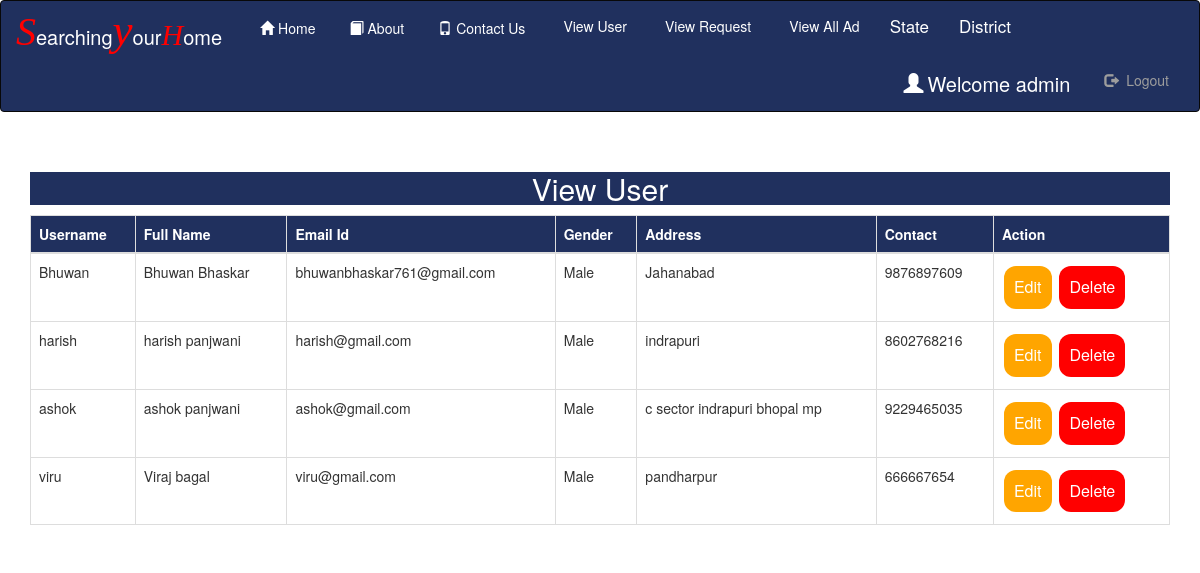
/view_user (signed in), run on the app's committed database.
### Room/models.py (models this page shows, shortened)
class Register(models.Model):
    user=models.ForeignKey(User,on_delete=models.CASCADE,null=True)
    gen=models.CharField(max_length=30,null=True)
    add=models.CharField(max_length=100,null=True)
    mobile=models.CharField(max_length=10,null=True)
    image=models.FileField(null=True)
    birth=models.DateField(null=True)

### Room/views.py (the view)
# urls.py: path('view_user', View_User,name='view_user'),
def View_User(request):
    if not request.user.is_staff:
        return redirect('home')
    data=Register.objects.all()
    d={'data':data}
    return render(request,'view_user.html',d)

### Room/templates/view_user.html
{% extends 'navigation.html' %}
{% block body %}
<br>
<br>
<center><div class="container"><h2 style="color:white;background-color:#20305E;width:100%">View User</h2></div></center>
 <div class="container">
<table class="table table-bordered" width="100%" id="myTable">
  <thead>
  <tr>
    <th>Username</th>
    <th>Full Name</th>
      <th>Email Id</th>
      <th>Gender</th>
      <th>Address</th>
      <th>Contact</th>
    <th>Action</th>
  </tr>
  </thead>
   <tbody>
    {% for i in data %}
  <tr>
    <td>{{i.user.username}}</td>
    <td>{{i.user.first_name}} {{i.user.last_name}}</td>
    <td>{{i.user.email}}</td>
    <td>{{i.gen}}</td>
    <td>{{i.add}}</td>
      <td>{{i.mobile}}</td>
    {% if i.user.is_staff %}
    <td><button2 class="button2 button1" style="bockground-color:red">Staff_User</button2></td>
    {% else %}
      <td><a href="{% url 'edit_user' i.id %}"><button class="button button1">Edit</button></a>
      <a href="{% url 'delete_user' i.id %}"><button class="button button2">Delete</button></a></td>
    {% endif %}
  </tr>
    {% endfor %}
    </tbody>
</table>
 </div>
{% endblock %}

### Room/templates/navigation.html (shortened to what this page needs)
<!DOCTYPE html>
<html lang="en">
{% load static %}
<head>
  <link rel="stylesheet" href="https://maxcdn.bootstrapcdn.com/bootstrap/3.3.6/css/bootstrap.min.css">
    <link rel = stylesheet href = "https://cdn.datatables.net/1.10.20/css/jquery.dataTables.min.css">
</head>
<body>
<nav class="navbar navbar-inverse" style="padding:0px;margin:0px;background-color:#20305E;color:white;>
  <div class="container-fluid" style="padding:0px;margin:0px">
    <div class="navbar-header" style="margin-bottom:4px;margin-right:4px;">
      <a class="navbar-brand" href="#"><span style="font-size:40px;color:Red"><i style="font-family:cursive">S</i></span><span style="font-size:20px;color:white">earching</span><span style="font-size:45px;color:Red"><i style="font-family:cursive">y</i></span><span style="font-size:20px;color:white">our</span><span style="font-size:30px;color:Red"><i style="font-family:cursive">H</i></span><span style="font-size:20px;color:white">ome</span></a>
    </div>
    <ul class="nav navbar-nav">
      <li><a href="{% url 'home' %}" style = "color : white" ><span class="glyphicon glyphicon-home" style="padding:4px"></span>Home</a></li>
        <li><a href="{% url 'about' %}" style = "color : white"><span class="glyphicon glyphicon-book" style="padding:4px"></span>About</a></li>
        <li><a href="{% url 'contact' %}" style = "color : white"><span class="glyphicon glyphicon-phone" style="padding:4px"></span>Contact Us</a></li>
      {% if not request.user.is_staff %}
      <li><a href="{% url 'search' %}" style = "color : white"><span class="glyphicon glyphicon-search" style="padding:4px"></span>Search Home</a></li>
      {% if request.user.username %}
        <li><a href="{% url 'rent1' %}" style = "color : white"><span class="glyphicon glyphicon-plus" style="padding:4px"></span>Add HomeOnRent</a></li>
      <li><a href="{% url 'img' %}" style = "color : white"><span class="glyphicon glyphicon-View" style="padding:4px"></span>View My Ad</a></li>
    {% endif %}
        {% else %}
      <li><a href="{% url 'view_user' %}" style = "color : white"><span class="glyphicon glyphicon-View" style="padding:4px"></span>View User</a></li>
      <li><a href="{% url 'request' %}" style = "color : white"><span class="glyphicon glyphicon-View" style="padding:4px"></span>View Request</a></li>
      <li><a href="{% url 'alladd' %}" style = "color : white"><span class="glyphicon glyphicon-View" style="padding:4px"></span>View All Ad</a></li>
        <li class="nav-item dropdown">
      <a class="nav-link dropdown-toggle" href="#" id="navbardrop" data-toggle="dropdown" style="font-size:17px;color : white">
        State
      </a>
    </li>
       <li class="nav-item dropdown">
      <a class="nav-link dropdown-toggle" href="#" id="navbardrop" data-toggle="dropdown" style="font-size:17px;color : white ">
        District
      </a>
    </li>
        {% endif %}
    </ul>
    {% if request.user.username %}
    <ul class="nav navbar-nav navbar-right">
      <li><a href="{% url 'user_detail' %}" style="color:white;font-size:20px"> <span class="glyphicon glyphicon-user" style="padding:4px;"></span>Welcome  {{request.user.username}}</a></li>
      <li><a href="{% url 'logout' %}" style="margin-right:30px"><span class="glyphicon glyphicon-log-out" style="padding:4px;"></span> Logout</a></li>
    </ul>
    {% endif %}
</nav>
{% block body %}
{% endblock %}
</body>
</html>

### Room/templates/navigation.html (style rules this page uses)
.button { background-color: orange; border: none; color: white; padding: 10px; text-align: center; text-decoration: none; display: inline-block; font-size: 16px; margin: 4px 2px; cursor: pointer; }
.button2 { background-color: red; border: none; color: white; padding: 10px; text-align: center; text-decoration: none; display: inline-block; font-size: 16px; margin: 4px 2px; cursor: pointer; }
.button1 { border-radius: 12px; }
.button2 { border-radius: 12px; }
th { background-color:#20305E; color:white; }

### data on the page
Register: user.username "Bhuwan", user.first_name "Bhuwan", user.last_name "Bhaskar", user.email "bhuwanbhaskar761@gmail.com", gen "Male", add "Jahanabad", mobile "9876897609", shows "Edit"
Register: user.username "harish", user.first_name "harish", user.last_name "panjwani", user.email "harish@gmail.com", gen "Male", add "indrapuri", mobile "8602768216", shows "Edit"
Register: user.username "ashok", user.first_name "ashok", user.last_name "panjwani", user.email "ashok@gmail.com", gen "Male", add "c sector indrapuri bhopal mp", mobile "9229465035", shows "Edit"
Register: user.username "viru", user.first_name "Viraj", user.last_name "bagal", user.email "viru@gmail.com", gen "Male", add "pandharpur", mobile "666667654", shows "Edit"

### other printed values
{{ request.user.username }} "admin"
